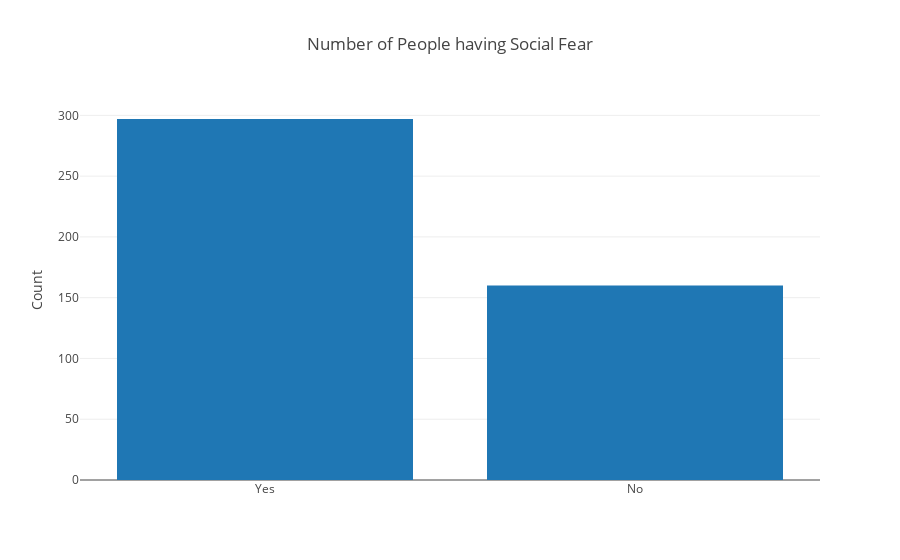

The cell this chart's notebook holds for it:
### Code cell
univariate_bar('social_fear', 'Number of People having Social Fear', ' ', 'Count')

### Figure 1 — Plotly figure (JSON) as saved in the notebook; plotly's stock layout.template omitted (floating-point values rounded to 4 significant figures)
{"data": [{"type": "bar", "uid": "9fdb6203-2fdc-452a-808b-febb1b9b5a02", "x": ["Yes", "No"], "y": [297, 160]}], "layout": {"title": {"text": "Number of People having Social Fear"}, "xaxis": {"title": {"text": " "}}, "yaxis": {"title": {"text": "Count"}}}}
